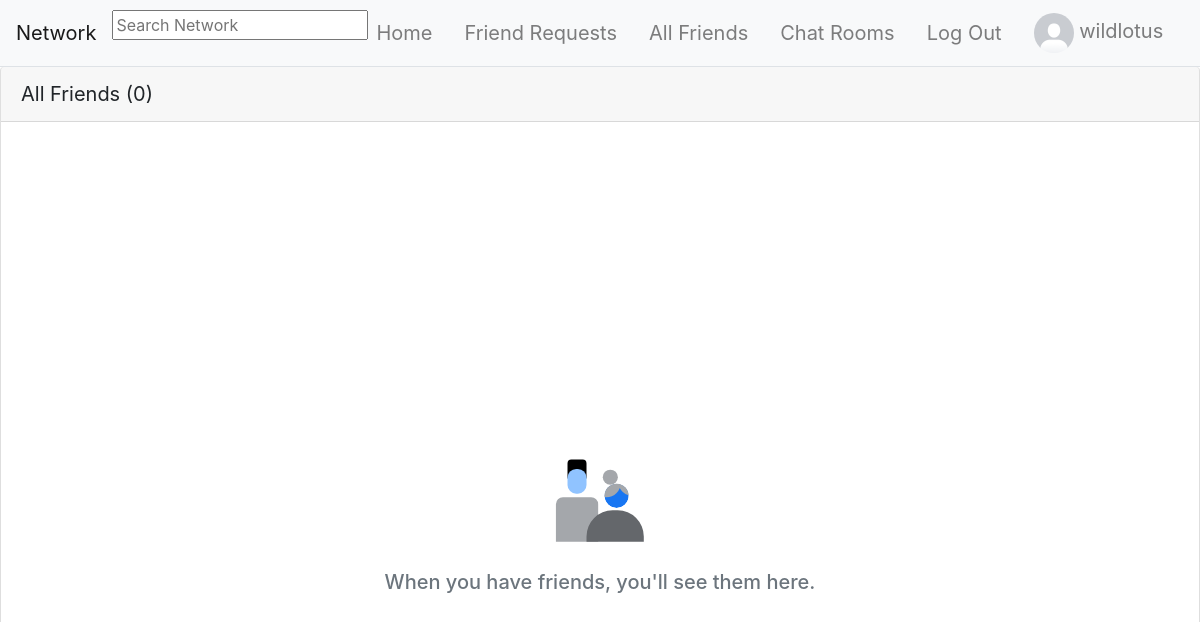
The app's page /friends (signed in), older data.
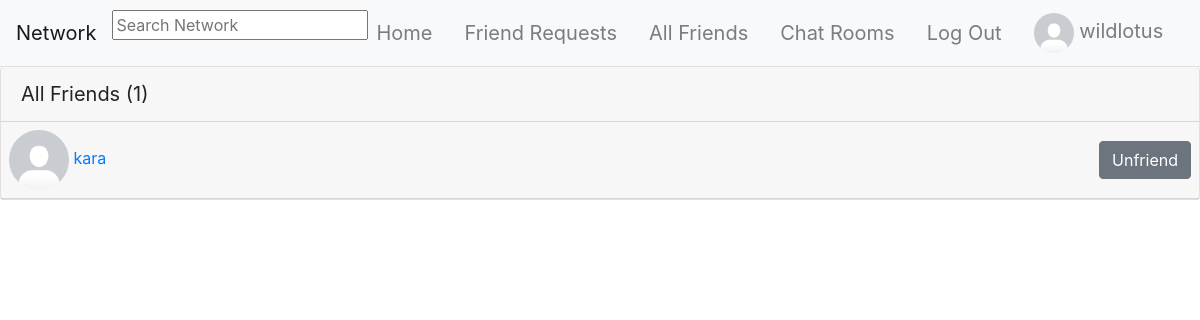
The same page, newer data.
### network/models.py (models this page shows, shortened)
class User(AbstractUser):
    pass

class UserProfile(models.Model):
    id = models.UUIDField(primary_key=True, default=uuid.uuid4, editable=False)
    user = models.OneToOneField(User, related_name="profile", on_delete=models.CASCADE)
    bio = models.TextField(default="No Bio...", max_length=101)
    picture = models.ImageField(default="default_profile_image.png")
    friends = models.ManyToManyField(to="self", blank=True, related_name="+", symmetrical=False)
    blocked = models.ManyToManyField(to="self", blank=True, related_name="+", symmetrical=False)

class FriendRequest(models.Model):
    id = models.UUIDField(primary_key=True, default=uuid.uuid4, editable=False)
    from_user = models.ForeignKey(UserProfile, related_name="+", on_delete=models.CASCADE)
    to_user = models.ForeignKey(UserProfile, related_name="+", on_delete=models.CASCADE)
    active = models.BooleanField(default=True)
    class Meta:
        constraints = [
            models.UniqueConstraint(
                name="%(app_label)s_%(class)s_unique_relationships",
                fields=["from_user", "to_user"]
            ),
            models.CheckConstraint(
                name="%(app_label)s_%(class)s_prevent_self_friending",
                check=~models.Q(from_user=models.F("to_user")),
            ),
        ]

### network/views.py (the view)
# urls.py: path("friends", views.friends, name="friends"),
@login_required
def friends(request):
    try:
        user = request.user.profile
        friends = user.friends.all()
        friend_requests = FriendRequest.objects.filter(
            Q(from_user__in=friends, to_user=user, active=False) | Q(to_user__in=friends, from_user=user, active=False)
        )
        context = {}
        context["friends"] = friend_requests
    except UserProfile.DoesNotExist:
        return JsonResponse({"error": "User profile matching query does not exist."}, status=400)
    return render(request, "network/friends.html", context)

### templates/network/friends.html (shortened to what this page needs)
{% extends "network/layout.html" %} {% load static %}
{% block body %}
<div class="card border-top-0">
    <div class="card-header" style="font-size: 20px;" id="card-header">All Friends (<span
            id="friends_amount">{{request.user.profile.friends.all.count}}</span>)</div>
    {% for friend_request in friends %}
    {% if friend_request.to_user == request.user %}
    <div class="card-header d-flex p-2" id="friend_card_{{ friend_request.id }}">
        <div>
            <a href="{% url 'profile' friend_request.from_user.profile.id %}">
                <img src="{{ friend_request.from_user.profile.picture.url }}" alt="" width="60px" height="60px"
                    style="border-radius: 50%">
                {{ friend_request.from_user }}
            </a>
        </div>
        <div class="d-flex ml-auto align-items-center">
            <button type="button" data-toggle="modal" data-target="#unfriendModal_{{ friend_request.id }}" class="btn btn-secondary"
                style="float: right">Unfriend</button>
        </div>
    </div>
    {% else %}
    <div class="card-header d-flex p-2" id="friend_card_{{ friend_request.id }}">
        <div>
            <a href="{% url 'profile' friend_request.to_user.id %}">
                <img src="{{ friend_request.to_user.picture.url }}" alt="" width="60px" height="60px"
                    style="border-radius: 50%">
                {{ friend_request.to_user.user.username }}
            </a>
        </div>
        <div class="d-flex ml-auto align-items-center">
            <button type="button" data-toggle="modal" data-target="#unfriendModal_{{friend_request.id}}" class="btn btn-secondary"
                style="float: right">Unfriend</button>
        </div>
    </div>
    {% endif %}
</div>
{% empty %}
<div class="d-flex align-items-center justify-content-center flex-column min-vh-100">
    <div class="p-2">
        <img src="{% static 'network/images/null_states_people_gray_wash.svg' %}" width="112" height="112" alt="">
    </div>
    <div class="p-2 text-muted">
        <h5 class="text-muted">When you have friends, you'll see them here.</h5>
    </div>
</div>
{% endfor %}
{% endblock %}

### templates/network/layout.html (shortened to what this page needs)
{% load static %}
<!DOCTYPE html>
<html lang="en">
<head>
    <link rel="stylesheet" href="https://stackpath.bootstrapcdn.com/bootstrap/4.4.1/css/bootstrap.min.css">
    <link rel="stylesheet" href="{% static 'network/css/styles.css' %}">
    <link rel="stylesheet" href="https://unpkg.com/@trevoreyre/autocomplete-js/dist/style.css">
</head>
<body>
    <nav class="navbar navbar-expand-lg navbar-light bg-light sticky-top border-bottom">
        <a class="navbar-brand" href="{% url 'index' %}">Network</a>
        {% if request.user.is_authenticated %}
            <div id="autocomplete" class="autocomplete" style="width: 320px;">
                <form action="{% url 'search_results' %}" method="get">
                    <input class="autocomplete-input" id="autocomplete_input" placeholder="Search Network" name="q">
                </form>
            </div>
        {% endif %}
        <div class="collapse navbar-collapse" id="navbarNav">
            <ul class="navbar-nav mx-auto">
                {% if user.is_authenticated %}
                <li class="nav-item">
                    <a class="navbar-brand nav-link" href="{% url 'index' %}">
                        Home
                    </a>
                </li>
                <li class="nav-item">
                    <a class="navbar-brand nav-link" href="{% url 'friend_requests' %}">
                        Friend Requests
                    </a>
                </li>
                <li class="nav-item">
                    <a class="navbar-brand nav-link" href="{% url 'friends' %}">
                        All Friends
                    </a>
                </li>
                <li class="nav-item">
                    <a class="navbar-brand nav-link" href="{% url 'chat:index' %}">
                        Chat Rooms
                    </a>
                </li>
                <li class="nav-item">
                    <a class="navbar-brand nav-link" href="{% url 'account_logout' %}">
                        Log Out
                    </a>
                </li>
                {% endif %}
            </ul>
            {% if user.is_authenticated %}
                <ul class="navbar-nav ml-auto">
                    <a class="nav-link navbar-brand" href="{% url 'profile' request.user.profile.id %}" id="profile">
                        <li class="nav-item">
                            <img src="{{ user.profile.picture.url }}" alt="Logged in Profile Picture" width="40" height="40" style="border-radius: 50%;" id="logged_in_picture">
                            {{ user.username }}
                        </li>
                    </a>
                </ul>
            {% endif %}
        </div>
    </nav>
    <div class="body">
        {% block body %}
        {% endblock %}
    </div>
</body>
</html>

Row changes from the older to the newer data that the page shows:
computed for User "wildlotus": user.profile.friends.all.count "0" → "1"
added FriendRequest: to_user.picture (placeholder picture), to_user.user.username "kara"
Text that changed along with them:
text no longer shown: "When you have friends, you'll see them here."
